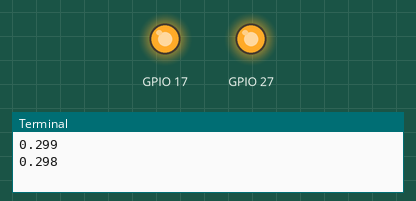
Recording of a program running on a simulated Raspberry Pi (BCM pin numbers). Shown: output pins drawn as LEDs (lit = HIGH), the last lines printed to the terminal. Threads take turns every 2 ms. At 76.9 s the program stops and its outputs stay as they are.

Above: at 0.15 s.
At 2.72 s:
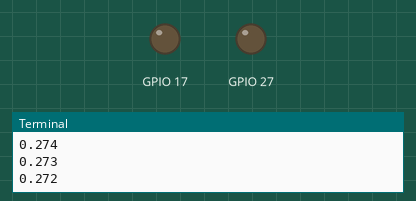
Timing chart, 0 to 3.0 s (numbered marks = the images above):
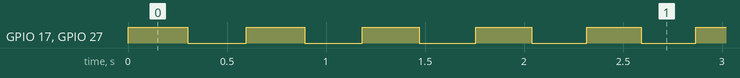

The program:

ledmrug.py
```python
import RPi.GPIO as GPIO
import time
import threading
GPIO.setmode(GPIO.BCM)
GPIO.setup(17, GPIO.OUT)
GPIO.setup(27, GPIO.OUT)
def swiec():
	GPIO.output(17, True)
	GPIO.output(27, True)
a=0.3
brk=False
def odej():
	global a
	while a>=0:
		a=a-0.001
		if(a>0):
			print(round(a, 3))
		if(brk == True):
			break
		if(a>0.05):
			time.sleep(0.1)
		elif(0.5>a>0.1):
			time.sleep(0.5)
		elif(a<0.1):
			time.sleep(1)
try:
	threading.Thread(target=odej).start()
	while 1==1:
		GPIO.output(17, True)
		GPIO.output(27, True)
		if(a>0):
			time.sleep(a) #Czas aktywności
		GPIO.output(17, False)
		GPIO.output(27, False)
		if(a>0):
			time.sleep(a) #Czas spoczynku
		if(abs(round(a, 3))==0):
			swiec()
			print("FULL POWAH!")
			time.sleep(2)
			GPIO.cleanup()
			break
except KeyboardInterrupt: #Na wypadek CTRL+C
	GPIO.cleanup()
	brk=True
	exit()
```

Measured:
- by itself, GPIO 17, GPIO 27: repeats every 0.59 s: LOW 0.30 s, HIGH 0.29 s, until it stays LOW from 67.9 s
